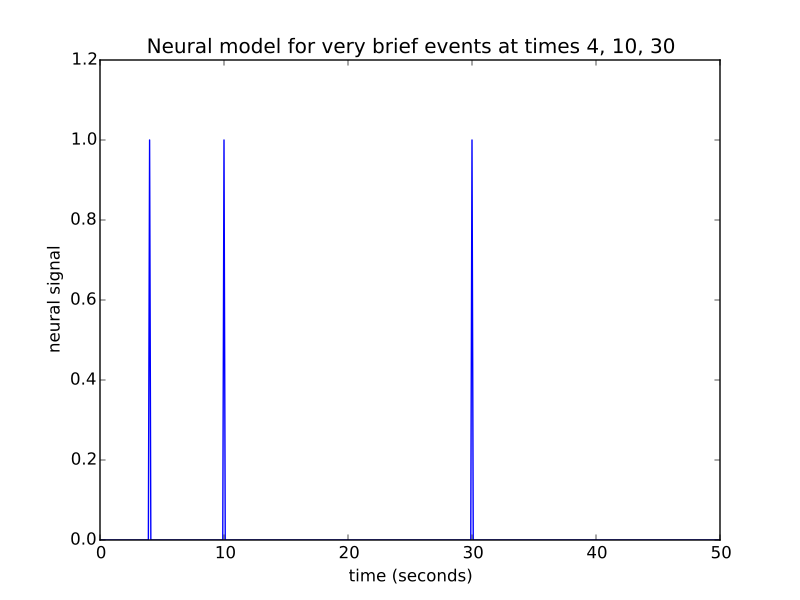

This chart was generated by the following Python code:
times_3 = np.arange(0, 50, 0.1)
n_time_points_3 = len(times_3)
neural_signal_3 = np.zeros(n_time_points_3)
i_time_4 = np.where(times_3 == 4)[0]  # index of value 4 in "times_3"
i_time_10 = np.where(times_3 == 10)[0]  # index of value 10 in "times_3"
i_time_30 = np.where(times_3 == 30)[0]  # index of value 30 in "times_3"
neural_signal_3[i_time_4] = 1  # A single spike at time == 4
neural_signal_3[i_time_10] = 1  # A single spike at time == 10
neural_signal_3[i_time_30] = 1  # A single spike at time == 30
plt.plot(times_3, neural_signal_3)
plt.xlabel('time (seconds)')
plt.ylabel('neural signal')
plt.ylim(0, 1.2)
plt.title('Neural model for very brief events at times 4, 10, 30')
